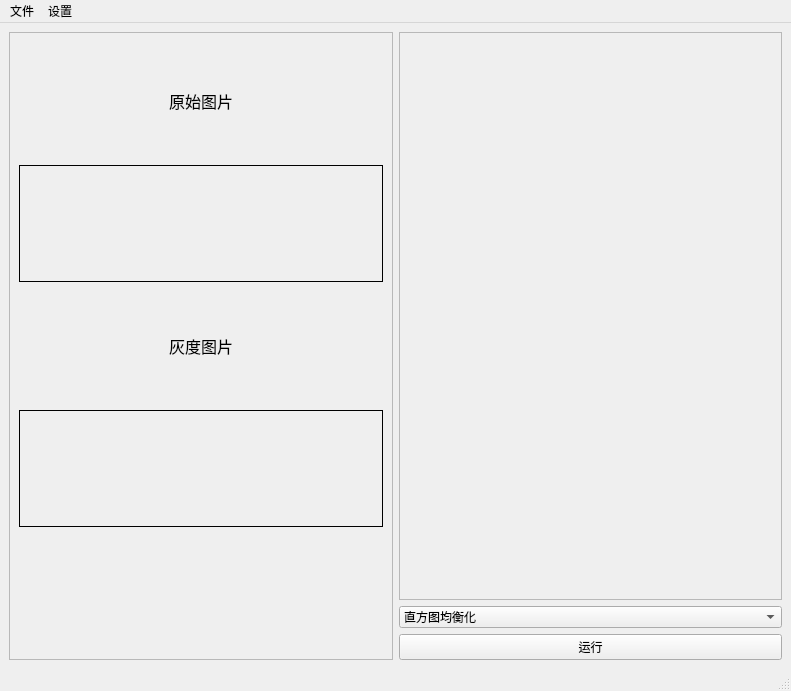
<?xml version="1.0" encoding="UTF-8"?>
<ui version="4.0">
 <class>MainWindow</class>
 <widget class="QMainWindow" name="MainWindow">
  <property name="geometry">
   <rect>
    <x>0</x>
    <y>0</y>
    <width>791</width>
    <height>689</height>
   </rect>
  </property>
  <property name="windowTitle">
   <string>MainWindow</string>
  </property>
  <widget class="QWidget" name="centralwidget">
   <layout class="QGridLayout" name="gridLayout">
    <item row="0" column="1">
     <widget class="QScrollArea" name="scrollArea_2">
      <property name="minimumSize">
       <size>
        <width>383</width>
        <height>568</height>
       </size>
      </property>
      <property name="maximumSize">
       <size>
        <width>16777215</width>
        <height>16777215</height>
       </size>
      </property>
      <property name="widgetResizable">
       <bool>true</bool>
      </property>
      <widget class="QWidget" name="aLayout">
       <property name="geometry">
        <rect>
         <x>0</x>
         <y>0</y>
         <width>381</width>
         <height>566</height>
        </rect>
       </property>
       <layout class="QGridLayout" name="gridLayout_3">
        <item row="0" column="0">
         <layout class="QGridLayout" name="resultLayout"/>
        </item>
       </layout>
      </widget>
     </widget>
    </item>
    <item row="2" column="1">
     <widget class="QPushButton" name="pushButton">
      <property name="text">
       <string>运行</string>
      </property>
     </widget>
    </item>
    <item row="1" column="1">
     <widget class="QComboBox" name="comboBox">
      <item>
       <property name="text">
        <string>直方图均衡化</string>
       </property>
      </item>
      <item>
       <property name="text">
        <string>傅里叶变化（未完成）</string>
       </property>
      </item>
      <item>
       <property name="text">
        <string>缩放图片</string>
       </property>
      </item>
      <item>
       <property name="text">
        <string>旋转图片</string>
       </property>
      </item>
      <item>
       <property name="text">
        <string>灰度窗调整</string>
       </property>
      </item>
      <item>
       <property name="text">
        <string>图像增强</string>
       </property>
      </item>
     </widget>
    </item>
    <item row="0" column="0" rowspan="3">
     <widget class="QScrollArea" name="scrollArea">
      <property name="minimumSize">
       <size>
        <width>383</width>
        <height>568</height>
       </size>
      </property>
      <property name="maximumSize">
       <size>
        <width>16777215</width>
        <height>16777215</height>
       </size>
      </property>
      <property name="widgetResizable">
       <bool>true</bool>
      </property>
      <widget class="QWidget" name="scrollAreaWidgetContents">
       <property name="geometry">
        <rect>
         <x>0</x>
         <y>0</y>
         <width>382</width>
         <height>626</height>
        </rect>
       </property>
       <property name="minimumSize">
        <size>
         <width>0</width>
         <height>0</height>
        </size>
       </property>
       <property name="maximumSize">
        <size>
         <width>16777215</width>
         <height>16777215</height>
        </size>
       </property>
       <layout class="QGridLayout" name="gridLayout_2">
        <item row="1" column="0">
         <widget class="QLabel" name="originImage">
          <property name="styleSheet">
           <string notr="true"/>
          </property>
          <property name="frameShape">
           <enum>QFrame::Box</enum>
          </property>
          <property name="text">
           <string/>
          </property>
          <property name="alignment">
           <set>Qt::AlignCenter</set>
          </property>
         </widget>
        </item>
        <item row="0" column="0">
         <widget class="QLabel" name="label1">
          <property name="font">
           <font>
            <pointsize>12</pointsize>
           </font>
          </property>
          <property name="text">
           <string>原始图片</string>
          </property>
          <property name="alignment">
           <set>Qt::AlignCenter</set>
          </property>
         </widget>
        </item>
        <item row="3" column="0">
         <widget class="QLabel" name="grayImage">
          <property name="frameShape">
           <enum>QFrame::Box</enum>
          </property>
          <property name="text">
           <string/>
          </property>
          <property name="alignment">
           <set>Qt::AlignCenter</set>
          </property>
         </widget>
        </item>
        <item row="2" column="0">
         <widget class="QLabel" name="label2">
          <property name="font">
           <font>
            <pointsize>12</pointsize>
           </font>
          </property>
          <property name="text">
           <string>灰度图片</string>
          </property>
          <property name="alignment">
           <set>Qt::AlignCenter</set>
          </property>
         </widget>
        </item>
        <item row="4" column="0">
         <widget class="QLabel" name="remarkLabel">
          <property name="text">
           <string/>
          </property>
          <property name="alignment">
           <set>Qt::AlignLeading|Qt::AlignLeft|Qt::AlignTop</set>
          </property>
         </widget>
        </item>
       </layout>
      </widget>
     </widget>
    </item>
   </layout>
  </widget>
  <widget class="QMenuBar" name="menubar">
   <property name="geometry">
    <rect>
     <x>0</x>
     <y>0</y>
     <width>791</width>
     <height>21</height>
    </rect>
   </property>
   <widget class="QMenu" name="menuFile">
    <property name="title">
     <string>文件</string>
    </property>
    <addaction name="actionImport"/>
    <addaction name="actionread_binary"/>
    <addaction name="actionSave"/>
    <addaction name="actionSave_to"/>
   </widget>
   <widget class="QMenu" name="menuSetting">
    <property name="title">
     <string>设置</string>
    </property>
    <addaction name="actionParameters"/>
    <addaction name="actionExport_Settings"/>
   </widget>
   <addaction name="menuFile"/>
   <addaction name="menuSetting"/>
  </widget>
  <widget class="QStatusBar" name="statusbar"/>
  <action name="actionImport">
   <property name="text">
    <string>读取图片</string>
   </property>
  </action>
  <action name="actionSave_to">
   <property name="text">
    <string>灰度图片另存为</string>
   </property>
  </action>
  <action name="actionParameters">
   <property name="text">
    <string>功能参数设置</string>
   </property>
  </action>
  <action name="actionExport_Settings">
   <property name="text">
    <string>导出图片设置</string>
   </property>
  </action>
  <action name="actionSave">
   <property name="text">
    <string>结果图片另存为</string>
   </property>
  </action>
  <action name="actionread_binary">
   <property name="text">
    <string>读取二进制文件</string>
   </property>
  </action>
 </widget>
 <resources/>
 <connections/>
</ui>
